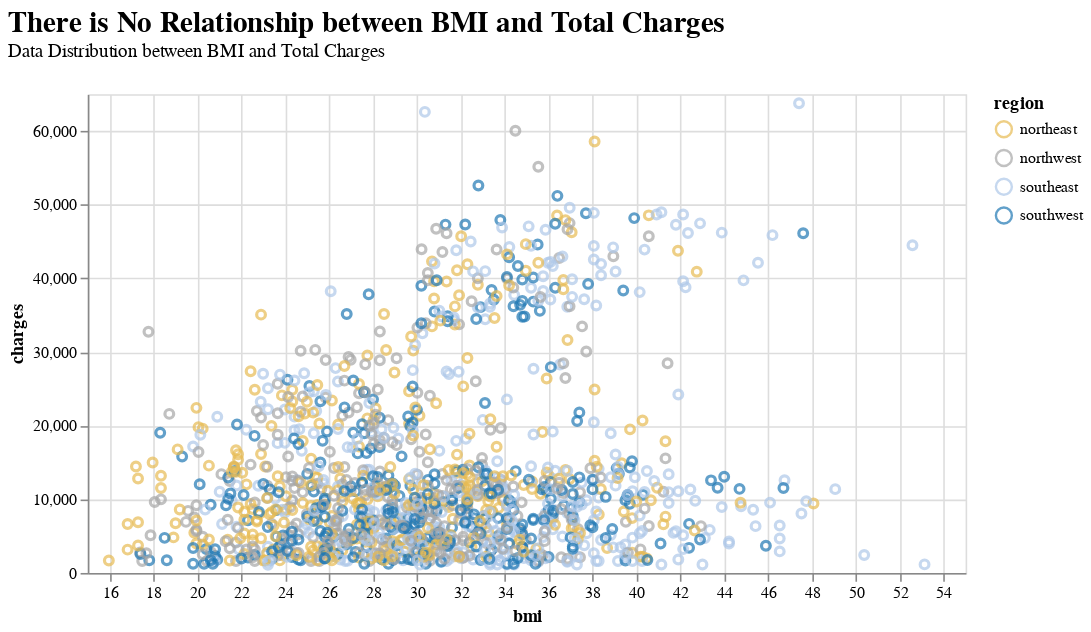

The notebook cell this image was saved under:
### Markdown cell above
**2. Is there a relationship between BMI and charges for each region?**

### Code cell
# Top panel is scatter plot of temperature vs time
alt.Chart(df).mark_point().encode(
    x=alt.X('bmi').scale(zero=False),
    y=alt.Y('charges'),
    color=alt.Color('region').scale(color_scale)
).properties(
    title=alt.Title(
        "There is No Relationship between BMI and Total Charges",
        subtitle='Data Distribution between BMI and Total Charges',
        anchor='start',
        font='Calibri',
        fontSize=18,
        offset=20,
    ),
    width=550,
    height=300
)

### Figure 1 — Vega-Lite specification as saved in the notebook (floating-point values rounded to 4 significant figures; data arrays with more than 128 entries replaced by an {"elided": "..."} marker saying what was removed)
{"config": {"view": {"continuousWidth": 300, "continuousHeight": 300}}, "data": {"name": "data-65b21869c4c6f9ccd68793924b0ce06a"}, "mark": {"type": "point"}, "encoding": {"color": {"field": "region", "scale": {"domain": ["northeast", "northwest", "southeast", "southwest"], "range": ["#e7ba52", "#a7a7a7", "#aec7e8", "#1f77b4"]}, "type": "nominal"}, "x": {"field": "bmi", "scale": {"zero": false}, "type": "quantitative"}, "y": {"field": "charges", "type": "quantitative"}}, "height": 300, "title": {"text": "There is No Relationship between BMI and Total Charges", "anchor": "start", "font": "Calibri", "fontSize": 18, "offset": 20, "subtitle": "Data Distribution between BMI and Total Charges"}, "width": 550, "$schema": "https://vega.github.io/schema/vega-lite/v5.8.0.json", "datasets": {"data-65b21869c4c6f9ccd68793924b0ce06a": {"elided": "1337 records"}}}
